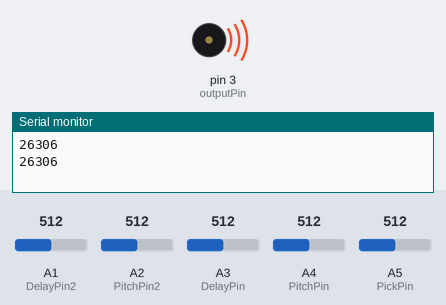
The sketch below on a simulated Arduino Uno, built with avr-gcc and run on an emulated ATmega328P. Shown: buzzer (waves = sounding), the last lines printed to the serial monitor. The inputs (shaded band) are chosen by the test bench; at power-on: A3 (DelayPin) = 512, A5 (PickPin) = 512, A1 (DelayPin2) = 512, A2 (PitchPin2) = 512, A4 (PitchPin) = 512.

Above: at 1.3 s.
1.4 s: A3 (DelayPin) set to 0
3.0 s: A5 (PickPin) set to 527
At 3.9 s:
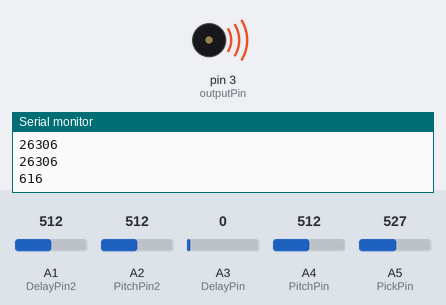
6.1 s: A5 (PickPin) set to 511
At 7.5 s:
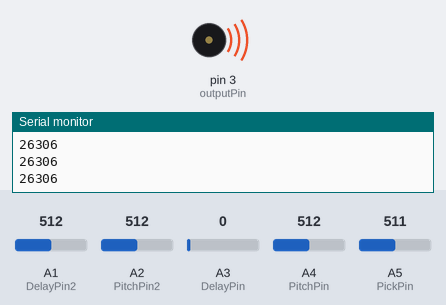
8.0 s: A5 (PickPin) set to 716
At 8.9 s:
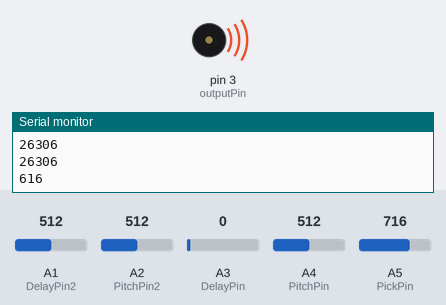
11.1 s: A1 (DelayPin2) set to 992
14.2 s: A1 (DelayPin2) set to 306
Timing chart, 0 to 17.2 s (numbered marks = the images above; inputs shaded):
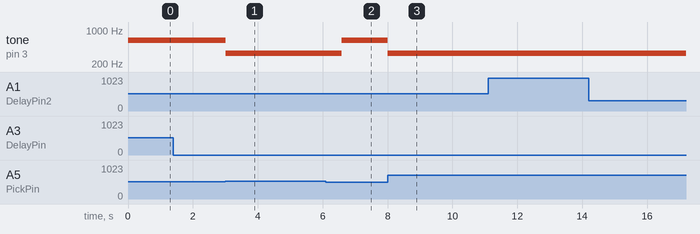

Measured:
- after the input at 3.0 s, tone on pin 3 (outputPin): 616 Hz → 330 Hz at once
- after the input at 6.1 s, tone on pin 3 (outputPin): 330 Hz → 616 Hz after 0.49 s
- after the input at 8.0 s, tone on pin 3 (outputPin): 616 Hz → 330 Hz at once

The sketch:

sketch_may16c.ino
```cpp
int outputPin = 3;
int PitchPin = A4;
int DelayPin = A3;
int Pitch = 0;
int Delay = 0;
int PitchPin2 = A2;
int DelayPin2 = A1;
int Pitch2 = 0;
int Delay2 = 0;
int PickPin = A5;
int Pick = 0;

uint16_t pentatonicTable[54] = {
  0,19,22,26,29,32,38,43,51,58,65,77,86,103,115,129,154,173,206,231,259,308,346,
  411,461,518,616,691,822,923,1036,1232,1383,1644,1845,2071,2463,2765,3288,
  3691,4143,4927,5530,6577,7382,8286,9854,11060,13153,14764,16572,19708,22121,26306
};

uint16_t minorTable[53] = {
  0,28,31,33,37,41,44,49,55,62,65,73,82,87,98,110,124,131,147,165,157,196,220,
  247,262,294,330,350,392,440,494,523,587,659,699,784,880,988,1047,
  1175,1319,1397,1568,1760,1976,2093,2350,2637,2793,3136,3520,3951,4186
};
uint16_t mapPentatonic(uint16_t input) {
  uint8_t value = (1023-input) / (1024/53);
  return (pentatonicTable[value]);
}
uint16_t mapminor(uint16_t input) {
  uint8_t value = (1023-input) / (1024/52);
  return (minorTable[value]);
}
void setup() {
  // put your setup code here, to run once:
  pinMode(outputPin, OUTPUT);
  pinMode(PitchPin, INPUT);
  pinMode(DelayPin, INPUT);
  pinMode(PitchPin2, INPUT);
  pinMode(DelayPin2, INPUT);
  pinMode(PickPin, INPUT);
  Serial.begin(9600);
}

void loop() {
  Pick  = analogRead(PickPin);
  if (Pick <= 512) {
  Pitch2 = 0;
  Delay2 = 0;
  Pitch = analogRead(PitchPin);
  Delay = analogRead(DelayPin);
  tone(outputPin,mapPentatonic(Pitch), Delay);
  delay(Delay);
}
else {
  Pitch2 = analogRead(PitchPin2);
  Delay2 = analogRead(DelayPin2);
  tone(outputPin,mapminor(Pitch2), Delay2);
  delay(Delay2);
  Pitch = 0;
  Delay = 0;
}


//  Serial.println(Pick);
//  Serial.println(mapPentatonic(Pitch));
//  Serial.println(Delay);
  Serial.println(mapPentatonic(Pitch2));
//  Serial.println(Delay2);

}
```
